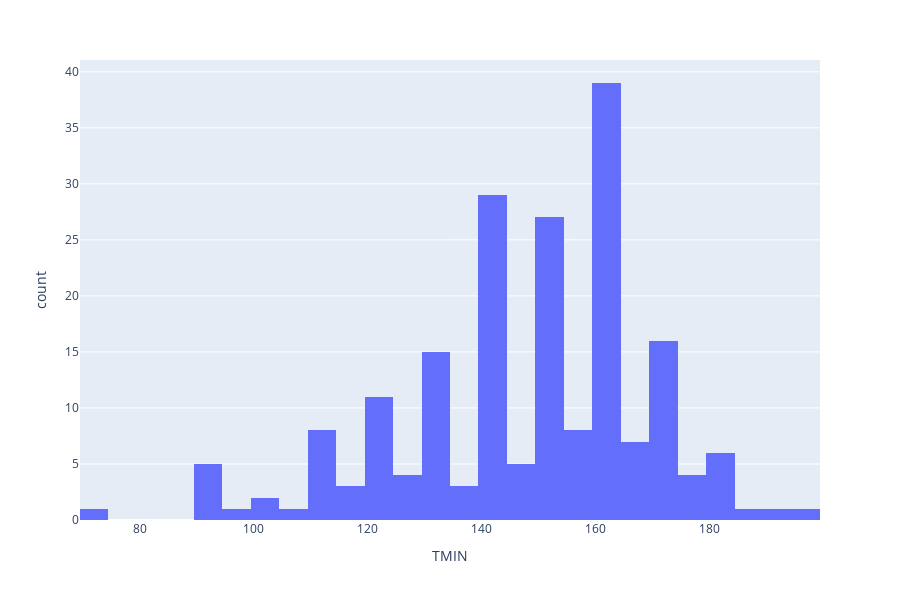

The notebook cell this image was saved under:
### Code cell
px.histogram(weather, x="TMIN").show()

### Figure 1 — Plotly figure (JSON) as saved in the notebook; plotly's stock layout.template omitted (floating-point values rounded to 4 significant figures; data arrays with more than 128 entries replaced by an {"elided": "..."} marker saying what was removed)
{"data": [{"alignmentgroup": "True", "bingroup": "x", "hoverlabel": {"namelength": 0}, "hovertemplate": "TMIN=%{x}<br>count=%{y}", "legendgroup": "", "marker": {"color": "#636efa"}, "name": "", "offsetgroup": "", "orientation": "v", "showlegend": false, "type": "histogram", "x": {"elided": "267 str values"}, "xaxis": "x", "yaxis": "y"}], "layout": {"barmode": "relative", "height": 600, "legend": {"tracegroupgap": 0}, "margin": {"t": 60}, "xaxis": {"anchor": "y", "domain": [0, 1], "title": {"text": "TMIN"}}, "yaxis": {"anchor": "x", "domain": [0, 1], "title": {"text": "count"}}}}
